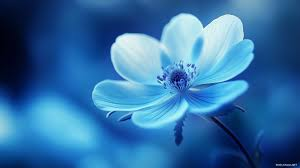
#> input picture Day-5 Part1/EDGE.JPG, 300 x 168 px
$ python '6_Otsu'"'"'s_Tresholding.py'
#> lines starting #> are read from the running program, lines starting #| are printed output that depends on the picture; after the words box and inside, x2 and y2 are one past the last pixel; in counts of white or black regions, pixels touching at a corner belong together
import cv2
import matplotlib.pyplot as plt

img = cv2.imread("EDGE.JPG")
#> img is the input picture: shape (168, 300, 3); mean B, G, R 164.5, 111.6, 50.7

gray = cv2.cvtColor(img,cv2.COLOR_BGR2GRAY)
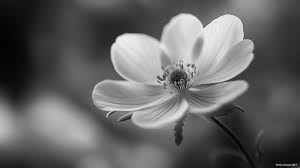
#> gray: shape (168, 300); min 2, max 247, mean 99.4

threshold,thresh = cv2.threshold(gray,0,255,cv2.THRESH_BINARY+cv2.THRESH_OTSU)
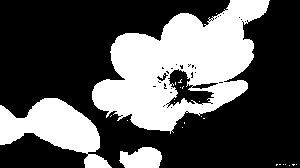
#> thresh: shape (168, 300); 33.9% white; 24 white regions (21 under 20 px), largest, box (x1, y1, x2, y2) and area: (92, 0, 270, 134) 12593, (0, 98, 112, 168) 3765, (119, 147, 162, 168) 712
#> threshold = 116


plt.imshow(cv2.cvtColor(thresh,cv2.COLOR_BGR2RGB))
plt.show()
